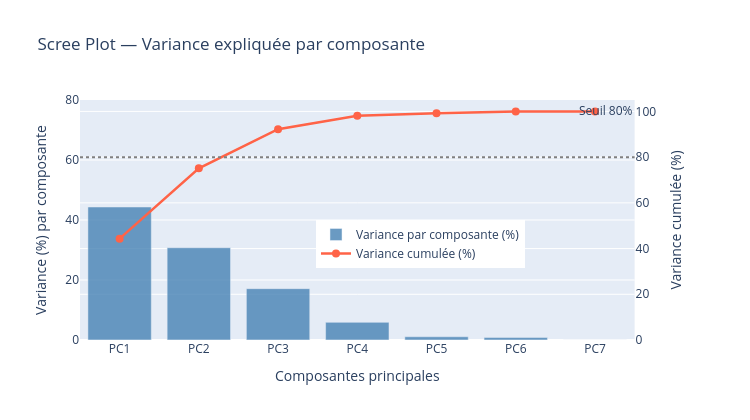

Notebook source saved alongside this figure:
### Markdown cell above
## 7. 📊 Combien de composantes garder ?

On commence par faire tourner l'ACP sur **toutes** les composantes, puis on regarde
combien de **variance** chaque composante explique.

Le graphique de la **variance expliquée cumulée** (Scree Plot) aide à décider
combien de composantes sont suffisantes.

> 💡 **Règle empirique :** On garde les composantes qui expliquent au moins **70-80%**
> de la variance totale.

### Code cell
# ACP complète pour analyser la variance
pca_full = PCA()
pca_full.fit(X_scaled)

variance_ratio   = pca_full.explained_variance_ratio_ * 100
variance_cumul   = np.cumsum(variance_ratio)
n_comp           = len(variance_ratio)
composantes      = [f"PC{i+1}" for i in range(n_comp)]

# --- Graphique combiné barres + ligne cumulée ---
fig = make_subplots(specs=[[{"secondary_y": True}]])

fig.add_trace(
    go.Bar(x=composantes, y=variance_ratio,
           name="Variance par composante (%)",
           marker_color='steelblue', opacity=0.8),
    secondary_y=False
)
fig.add_trace(
    go.Scatter(x=composantes, y=variance_cumul, mode='lines+markers',
               name="Variance cumulée (%)",
               line=dict(color='tomato', width=2.5),
               marker=dict(size=8)),
    secondary_y=True
)

# Ligne de seuil 80%
fig.add_hline(y=80, line_dash="dot", line_color="grey",
              annotation_text="Seuil 80%", annotation_position="bottom right",
              secondary_y=True)

fig.update_layout(
    title="Scree Plot — Variance expliquée par composante",
    xaxis_title="Composantes principales",
    legend=dict(x=0.4, y=0.3),
    width=750, height=420
)
fig.update_yaxes(title_text="Variance (%) par composante", secondary_y=False)
fig.update_yaxes(title_text="Variance cumulée (%)", secondary_y=True, range=[0, 105])
fig.show()

print("\n📋 Tableau récapitulatif :")
df_var = pd.DataFrame({
    'Composante': composantes,
    'Variance (%)': variance_ratio.round(1),
    'Cumulée (%)': variance_cumul.round(1)
})
print(df_var.to_string(index=False))

### Figure 1 — Plotly figure (JSON) as saved in the notebook; plotly's stock layout.template omitted (floating-point values rounded to 4 significant figures)
{"data": [{"marker": {"color": "steelblue"}, "name": "Variance par composante (%)", "opacity": 0.8, "type": "bar", "x": ["PC1", "PC2", "PC3", "PC4", "PC5", "PC6", "PC7"], "xaxis": "x", "y": [44.33, 30.78, 17.11, 5.879, 1.078, 0.82, 0.0], "yaxis": "y"}, {"line": {"color": "tomato", "width": 2.5}, "marker": {"size": 8}, "mode": "lines+markers", "name": "Variance cumulée (%)", "type": "scatter", "x": ["PC1", "PC2", "PC3", "PC4", "PC5", "PC6", "PC7"], "xaxis": "x", "y": [44.33, 75.11, 92.22, 98.1, 99.18, 100.0, 100.0], "yaxis": "y2"}], "layout": {"annotations": [{"showarrow": false, "text": "Seuil 80%", "x": 1, "xanchor": "right", "xref": "x domain", "y": 80, "yanchor": "top", "yref": "y"}], "height": 420, "legend": {"x": 0.4, "y": 0.3}, "shapes": [{"line": {"color": "grey", "dash": "dot"}, "type": "line", "x0": 0, "x1": 1, "xref": "x domain", "y0": 80, "y1": 80, "yref": "y2"}], "title": {"text": "Scree Plot — Variance expliquée par composante"}, "width": 750, "xaxis": {"anchor": "y", "domain": [0, 0.94], "title": {"text": "Composantes principales"}}, "yaxis": {"anchor": "x", "domain": [0, 1], "title": {"text": "Variance (%) par composante"}}, "yaxis2": {"anchor": "x", "overlaying": "y", "range": [0, 105], "side": "right", "title": {"text": "Variance cumulée (%)"}}}}
